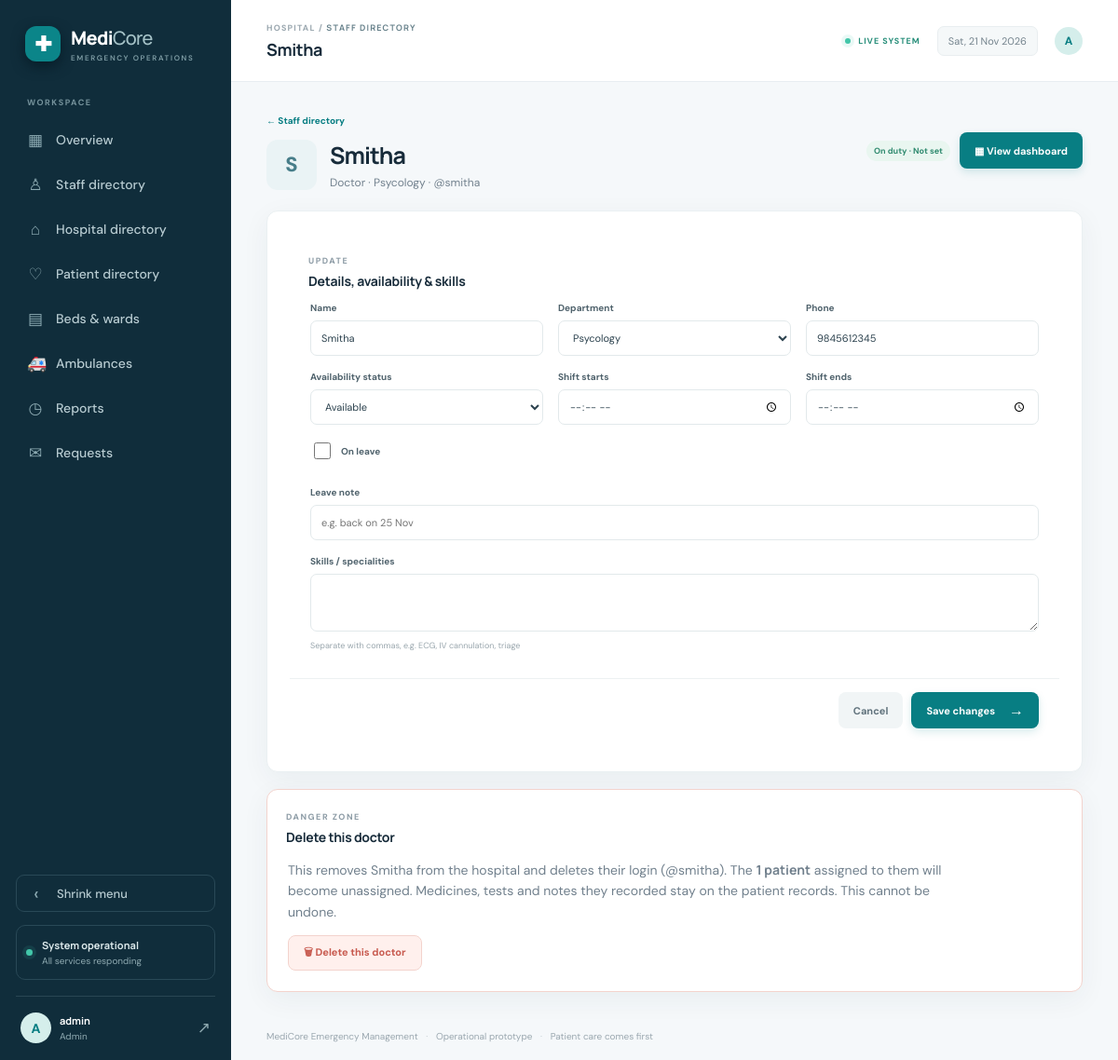
/team/2/ (signed in), run on the app's committed database.
### core/models.py (models this page shows, shortened)
class StaffProfile(models.Model):
    ROLE_CHOICES = [(x, x) for x in ["Admin", "Doctor", "Nurse", "Triage Staff", "Receptionist", "Front Desk", "Pharmacist", "Lab Technician", "Booking Clerk"]]
    STATUS_CHOICES = [("Available", "Available"), ("Busy", "Busy"), ("Off Duty", "Off Duty")]
    user = models.OneToOneField(User, on_delete=models.CASCADE, null=True, blank=True)
    full_name = models.CharField(max_length=120)
    role = models.CharField(max_length=20, choices=ROLE_CHOICES)
    department = models.CharField(max_length=100, blank=True)
    phone = models.CharField(max_length=25, blank=True)
    status = models.CharField(max_length=15, choices=STATUS_CHOICES, default="Available")
    shift_start = models.TimeField(null=True, blank=True)
    shift_end = models.TimeField(null=True, blank=True)
    on_leave = models.BooleanField(default=False)
    leave_note = models.CharField(max_length=150, blank=True)
    counter = models.CharField(max_length=40, blank=True)   # desk / counter they work at
    skills = models.CharField(max_length=300, blank=True)   # comma separated skills / specialities
    @property
    def skills_list(self):
        return [x.strip() for x in self.skills.split(",") if x.strip()]
    @property
    def shift_label(self):
        if self.shift_start and self.shift_end:
            return f"{self.shift_start:%H:%M} – {self.shift_end:%H:%M}"
        return "Not set"
    @property
    def availability(self):
        if self.on_leave:
            return "On leave"
        if self.shift_start and self.shift_end:
            from django.utils import timezone
            now = timezone.localtime().time()
            s, e = self.shift_start, self.shift_end
            within = (s <= now < e) if s < e else (now >= s or now < e)  # handles night shifts
            return "On duty" if within else "Off shift"
        return "Off shift" if self.status == "Off Duty" else "On duty"

### core/views.py (the view)
# urls.py: path("team/<int:pk>/", views.team_profile, name="team_profile"),
@admin_required
def team_profile(request, pk):
    form = StaffProfileForm(request.POST or None, instance=get_object_or_404(StaffProfile, pk=pk))
    if form.is_valid():
        form.save()
        messages.success(request, "Profile updated.")
        return redirect("team_profile", pk)
    person = get_object_or_404(StaffProfile.objects.select_related("user"), pk=pk)  # untouched copy for the header
    return render(request, "core/team_profile.html", {"p": person, "form": form, "n_patients": person.patients.count()})

### core/context.py (called while the page is built)
def asset_version(request):
    newest = 0
    for rel in ("css/app.css", "js/app.js"):
        try:
            newest = max(newest, int(os.path.getmtime(os.path.join(settings.BASE_DIR, "static", rel))))
        except OSError:
            pass
    return {"asset_version": newest}

def notifications(request):
    n = 0
    user = request.user
    if user.is_authenticated:
        from .permissions import role_of
        from .models import Medicine, LabTest, Referral, SupplyRequest
        role = role_of(user)
        if role == "pharmacist":
            n = Medicine.objects.filter(status="Prescribed").count()
        elif role == "lab":
            n = LabTest.objects.filter(status="Requested").count()
        elif role == "department":
            n = Referral.objects.filter(to_department=user.department_account.name, status="Pending").count()
        elif role == "admin":
            n = SupplyRequest.objects.filter(status="Requested").count()
    return {"badge_new": n}

### core/forms.py (called while the page is built)
def department_choices(include_service=False, current=None):
    qs = Department.objects.all() if include_service else Department.objects.filter(is_service=False)
    names = list(qs.values_list("name", flat=True))
    if current and current not in names:
        names.append(current)
    return [("", "Select department")] + [(n, n) for n in names]

### core/permissions.py (called while the page is built, shortened)
def role_of(user):
    if not user.is_authenticated:
        return None
    if user.is_staff:
        return "admin"

def _require(*roles):
    def decorator(view):
        @wraps(view)
        def wrapper(request, *args, **kwargs):
            current = role_of(request.user)
            if current in roles:
                return view(request, *args, **kwargs)
            if current:
                return redirect(HOME[current])
            return redirect(LOGIN[roles[0]])
        return wrapper
    return decorator

### templates/core/team_profile.html (shortened to what this page needs)
{% extends "base.html" %}{% block crumb %}STAFF DIRECTORY{% endblock %}{% block page_title %}{{ p.full_name }}{% endblock %}
{% block content %}<div class="section-intro"><div><a class="text-link" href="{% url 'staff' %}">← Staff directory</a>
<div style="display:flex;align-items:center;gap:14px;margin-top:12px"><div class="person-avatar" style="width:54px;height:54px;font-size:22px">{{ p.full_name|first|upper }}</div><div><h1 style="margin:0">{{ p.full_name }}</h1><p class="muted" style="margin:4px 0 0">{{ p.role }}{% if p.counter %} · {{ p.counter }}{% endif %} · {{ p.department|default:"No department" }}{% if p.user %} · @{{ p.user.username }}{% endif %}</p></div></div></div>
<div style="display:flex;gap:10px;align-items:center"><span class="status status-{{ p.availability|slugify }}">{{ p.availability }} · {{ p.shift_label }}</span>{% if p.user %}<a class="btn btn-primary" href="{% url 'team_preview' p.pk %}">▦ View dashboard</a>{% endif %}</div></div>
<div class="panel form-panel"><div class="panel-heading"><div><span class="eyebrow">UPDATE</span><h3>Details, availability &amp; skills</h3></div></div>
<form method="post">{% csrf_token %}{% if form.non_field_errors %}<div class="form-error">{{ form.non_field_errors }}</div>{% endif %}
<div class="profile-grid">{% for f in form %}<div class="field {% if f.name == 'skills' or f.name == 'leave_note' %}field-wide{% endif %}{% if f.name == 'on_leave' %} field-check{% endif %}"><label for="{{ f.id_for_label }}">{{ f.label }}</label>{{ f }}{% if f.help_text %}<small class="help">{{ f.help_text }}</small>{% endif %}{% for e in f.errors %}<small class="field-error">{{ e }}</small>{% endfor %}</div>{% endfor %}</div>
<div class="form-actions"><a class="btn btn-quiet" href="{% url 'staff' %}">Cancel</a><button class="btn btn-primary" type="submit">Save changes <span>→</span></button></div></form></div>
<div class="panel danger-panel"><div class="panel-heading"><div><span class="eyebrow">DANGER ZONE</span><h3>Delete this {% if p.role == "Doctor" %}doctor{% else %}staff member{% endif %}</h3></div></div>
<p class="danger-text">This removes {{ p.full_name }} from the hospital{% if p.user %} and deletes their login (@{{ p.user.username }}){% endif %}.{% if n_patients %} The <b>{{ n_patients }} patient{{ n_patients|pluralize }}</b> assigned to them will become unassigned.{% endif %} Medicines, tests and notes they recorded stay on the patient records. This cannot be undone.</p>
<form method="post" action="{% url 'team_delete' p.pk %}" onsubmit="return confirm('Delete {{ p.full_name|escapejs }}? This also removes their login and cannot be undone.')">{% csrf_token %}<button type="submit" class="btn btn-danger">🗑 Delete this {% if p.role == "Doctor" %}doctor{% else %}staff member{% endif %}</button></form></div>
{% endblock %}

### templates/base.html (shortened to what this page needs)
{% load static %}
<!doctype html><html lang="en"><head><meta charset="utf-8"><meta name="viewport" content="width=device-width, initial-scale=1">
<link rel="stylesheet" href="{% static 'css/app.css' %}?v={{ asset_version }}"></head><body>
{% if user.is_authenticated %}
<div class="app-shell{% if preview %} collapsed{% endif %}"{% if preview %} data-preview="1"{% endif %}>
<aside class="sidebar"><a class="brand" href="{% url 'dashboard' %}"><span class="brand-mark">✚</span><span>Medi<span class="brand-light">Core</span><small>EMERGENCY OPERATIONS</small></span></a>
<div class="side-label">WORKSPACE</div>
<nav>
{% if user.is_staff %}
<a href="{% url 'dashboard' %}" class="{% if request.resolver_match.url_name == 'dashboard' %}active{% endif %}" title="Overview"><span>▦</span> Overview</a>
<a href="{% url 'staff' %}" class="{% if request.resolver_match.url_name == 'staff' or request.resolver_match.url_name == 'team_preview' %}active{% endif %}" title="Staff directory"><span>♙</span> Staff directory</a>
<a href="{% url 'hospital' %}" class="{% if request.resolver_match.url_name == 'hospital' %}active{% endif %}" title="Hospital directory"><span>⌂</span> Hospital directory</a>
<a href="{% url 'patients' %}" class="{% if 'patient' in request.resolver_match.url_name %}active{% endif %}" title="Patient directory"><span>♡</span> Patient directory</a>
<a href="{% url 'beds' %}" class="{% if 'bed' in request.resolver_match.url_name or 'ward' in request.resolver_match.url_name %}active{% endif %}" title="Beds &amp; wards"><span>▤</span> Beds & wards</a>
<a href="{% url 'ambulances' %}" title="Ambulances"><span>🚑</span> Ambulances</a>
<a href="{% url 'reports' %}" title="Reports"><span>◷</span> Reports</a>
<a href="{% url 'supply_requests' %}" class="{% if request.resolver_match.url_name == 'supply_requests' %}active{% endif %}" title="Requests"><span>✉</span> Requests{% if badge_new %}<em class="nav-badge">{{ badge_new }}</em>{% endif %}</a>
{% else %}
<a href="{% url 'staff_dashboard' %}" class="active" title="My dashboard"><span>▦</span> My dashboard</a>
{% endif %}
</nav><div class="sidebar-bottom"><button type="button" class="side-toggle" aria-expanded="true" title="Shrink menu"><span class="tg-icon">‹</span><span class="tg-label">Shrink menu</span></button><div class="secure-note"><span class="pulse"></span><div><b>System operational</b><small>All services responding</small></div></div><div class="user-mini"><div class="avatar">{{ user.username|first|upper }}</div><div><b>{{ user.get_full_name|default:user.username }}</b><small>{% if user.is_staff %}Admin{% elif user.department_account %}Department{% elif user.staffprofile.role == "Doctor" %}Doctor{% else %}{{ user.staffprofile.role }}{% endif %}</small></div><form method="post" action="{% url 'logout' %}" class="logout-form">{% csrf_token %}<button type="submit" title="Sign out">↗</button></form></div></div></aside>
<main class="main-area"><header class="topbar"><div><div class="breadcrumb">HOSPITAL / <b>{% block crumb %}OVERVIEW{% endblock %}</b></div><div class="top-title">{% block page_title %}Emergency overview{% endblock %}</div></div><div class="top-actions"><span class="live-pill"><i></i> LIVE SYSTEM</span><span class="date-chip">{% now "D, d M Y" %}</span><div class="avatar avatar-small">{{ user.username|first|upper }}</div></div></header>
<section class="page-content">{% block content %}{% endblock %}</section>
<footer class="footer">MediCore Emergency Management <span>·</span> Operational prototype <span>·</span> Patient care comes first</footer>
</main></div>
{% else %}{% block auth_content %}{% endblock %}{% endif %}
<script src="{% static 'js/app.js' %}?v={{ asset_version }}"></script></body></html>

### data on the page
StaffProfile: full_name "Smitha", full_name|first "S", role "Doctor", department "Psycology", user.username "smitha", availability "On duty", shift_label "Not set", form "Smitha" "Psycology" "9845612345" "Available"

### other printed values
{{ user.username|first|upper }} "A"
{{ user.get_full_name|default:user.username }} "admin"
{{ f.label }} "Name" "Department" "Phone" "Availability status" "Shift starts" "Shift ends" "On leave" "Leave note" "Skills / specialities"
{{ f.help_text }} "Separate with commas, e.g. ECG, IV cannulation, triage"
{{ n_patients }} "1"
